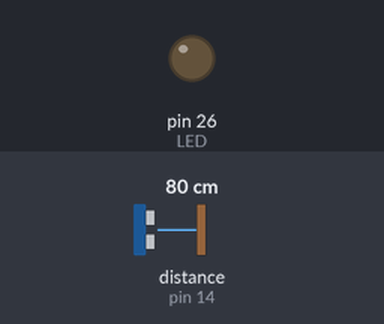
Recording of a program running on a simulated MicroPython board. Shown: output pins drawn as LEDs (lit = HIGH). Inputs (shaded band) come from the test bench; at power-on: distance to the obstacle (sensor on pin 14) 80 cm. The echo pulse lasts 58.3 µs per cm; WiFi joins after 1.5 s; web requests get an empty 200 reply after 0.4 s; the clock reads 2024-03-15 10:24:30 at power-on unless the program sets it; pins used as bus, display or sensor lines are not drawn; what the program prints to the serial console is not drawn.

Above: at 3.2 s.
3.3 s: distance to the obstacle (sensor on pin 14) set to 57 cm
4.8 s: distance to the obstacle (sensor on pin 14) set to 47 cm
At 6.0 s:
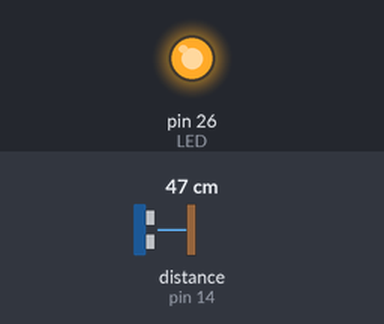
6.3 s: distance to the obstacle (sensor on pin 14) set to 60 cm
At 7.9 s:
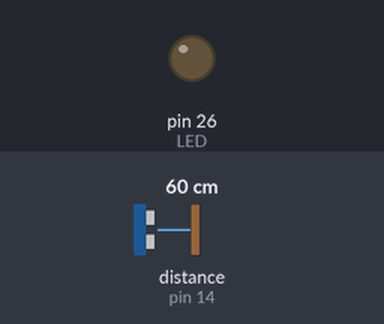
8.2 s: distance to the obstacle (sensor on pin 14) set to 2 cm
At 9.9 s:
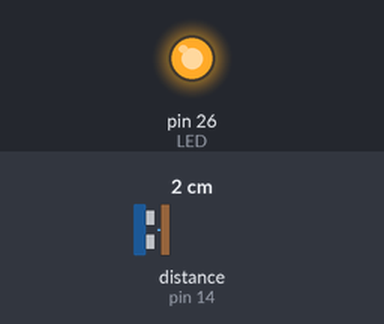
Timing chart, 0 to 11.1 s (numbered marks = the images above; inputs shaded):
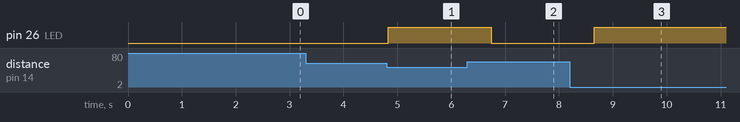

The program:

HTTP_Response_to_node.py
```python
import machine
import time
import urequests  # MicroPython library for HTTP requests
from machine import Pin

# Wi-Fi Credentials
ssid = 'Redmi'
password = '876543210'

# Define pins for the JSN-SR04T sensor
TRIG_PIN = 12   # Change to your GPIO pin for Trig
ECHO_PIN = 14   # Change to your GPIO pin for Echo
LED = Pin(26, Pin.OUT)

# Define URL for your Node.js server
nodejs_server_url = 'https://test-iot-554d.onrender.com/sensor-distance'

# Function to connect to Wi-Fi
def connect_wifi():
    import network
    wlan = network.WLAN(network.STA_IF)
    wlan.active(True)
    wlan.connect(ssid, password)

    while not wlan.isconnected():
        time.sleep(1)
        print('Connecting to Wi-Fi...')

    print('Connected to Wi-Fi')
    print('Network config:', wlan.ifconfig())

# Function to measure distance
def measure_distance():
    trig = machine.Pin(TRIG_PIN, machine.Pin.OUT)
    echo = machine.Pin(ECHO_PIN, machine.Pin.IN)

    trig.value(0)
    time.sleep_us(2)
    trig.value(1)
    time.sleep_us(10)
    trig.value(0)

    # Measure the duration of the pulse
    timeout = 10000  # Timeout value in microseconds
    start_time = time.ticks_us()

    while echo.value() == 0:
        if time.ticks_diff(time.ticks_us(), start_time) > timeout:
            return -1  # Return -1 for timeout (sensor not working)

    start = time.ticks_us()

    while echo.value() == 1:
        if time.ticks_diff(time.ticks_us(), start) > timeout:
            return -1  # Return -1 for timeout (sensor not working)

    end = time.ticks_us()

    # Calculate distance in centimeters
    duration = time.ticks_diff(end, start)
    distance = (duration / 2) / 29.1  # Speed of sound = 343 m/s
    return int(distance)

# Connect to Wi-Fi
connect_wifi()

# Initialize variables
previous_distance = None  # To track previous distance measurement
distance_threshold = 5    # Define a threshold for distance change
status_update_interval = 10  # 120 seconds = 2 minutes
last_status_update_time = time.time()  # Record the last status update time

while True:
    # Measure distance from the sensor
    distance = measure_distance()

    if distance == -1:
        status = "off"  # Sensor not working
        print("Sensor not responding")
    else:
        status = "on"  # Sensor working
        print(f'Distance: {distance} cm')

    # Control the LED based on distance
    if distance <= 50 and distance != -1:
        LED.value(1)  # Turn on LED if distance is <= 50 cm
        binLid_status = "OPEN"
    else:
        LED.value(0)  # Turn off LED otherwise
        binLid_status = "CLOSED"

    current_time = time.time()

    # Send status update every 2 minutes (120 seconds)
    if current_time - last_status_update_time >= status_update_interval:
        # Prepare dynamic data to send to the Node.js server
        status_obj = {
            "type": "distance",  # Keep type as "distance"
            "id": 1,
            "binLid_status": binLid_status,
            "distance": distance,
            "location": "Canteen",
            "microProcessor_status": "ON",
            "sensor_status": status
        }

        try:
            response = urequests.post(nodejs_server_url, json=status_obj)
            print(f'Status update sent: {response.status_code}, Response: {response.text}')
            response.close()
        except Exception as e:
            print('Error sending status update:', e)

        print(status_obj)

        # Update last status update time
        last_status_update_time = current_time

    # Only send distance data if the distance has changed by more than the threshold
    if previous_distance is None or abs(previous_distance - distance) > distance_threshold:
        # Prepare dynamic data to send to the Node.js server
        distance_obj = {
            "type": "distance",  # Keep type as "distance"
            "id": 1,
            "binLid_status": binLid_status,
            "distance": distance,
            "location": "Canteen",
            "microProcessor_status": "ON",
            "sensor_status": status
        }

        try:
            response = urequests.post(nodejs_server_url, json=distance_obj)
            print(f'Status: {response.status_code}, Response: {response.text}')
            response.close()
        except Exception as e:
            print('Error sending distance data:', e)

        print(distance_obj)

        # Update the previous distance
        previous_distance = distance

    time.sleep(0.5)  # Check every half second for distance changes
```

Measured:
- the behaviour switches between 52 and 51 cm on distance to the obstacle (sensor on pin 14) (found by bisection; images 0 and 1)
- after the input at 3.3 s, every drawn part: stays the same
- after the input at 4.8 s, pin 26 (LED): LOW → HIGH at once
- after the input at 6.3 s, pin 26 (LED): HIGH → LOW after 0.44 s
- after the input at 8.2 s, pin 26 (LED): LOW → HIGH after 0.45 s
